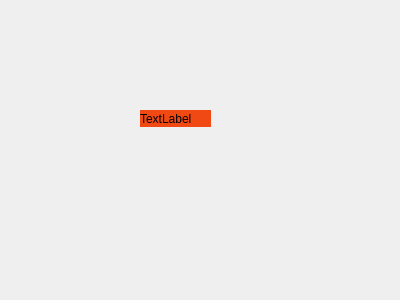
<?xml version="1.0" encoding="UTF-8"?>
<ui version="4.0">
 <class>Dialog</class>
 <widget class="QDialog" name="Dialog">
  <property name="geometry">
   <rect>
    <x>0</x>
    <y>0</y>
    <width>400</width>
    <height>300</height>
   </rect>
  </property>
  <property name="windowTitle">
   <string>Dialog</string>
  </property>
  <widget class="QLabel" name="label">
   <property name="geometry">
    <rect>
     <x>140</x>
     <y>110</y>
     <width>71</width>
     <height>17</height>
    </rect>
   </property>
   <property name="palette">
    <palette>
     <active>
      <colorrole role="WindowText">
       <brush brushstyle="SolidPattern">
        <color alpha="255">
         <red>0</red>
         <green>0</green>
         <blue>0</blue>
        </color>
       </brush>
      </colorrole>
      <colorrole role="Button">
       <brush brushstyle="SolidPattern">
        <color alpha="255">
         <red>241</red>
         <green>73</green>
         <blue>20</blue>
        </color>
       </brush>
      </colorrole>
      <colorrole role="Light">
       <brush brushstyle="SolidPattern">
        <color alpha="255">
         <red>255</red>
         <green>158</green>
         <blue>128</blue>
        </color>
       </brush>
      </colorrole>
      <colorrole role="Midlight">
       <brush brushstyle="SolidPattern">
        <color alpha="255">
         <red>248</red>
         <green>115</green>
         <blue>74</blue>
        </color>
       </brush>
      </colorrole>
      <colorrole role="Dark">
       <brush brushstyle="SolidPattern">
        <color alpha="255">
         <red>120</red>
         <green>36</green>
         <blue>10</blue>
        </color>
       </brush>
      </colorrole>
      <colorrole role="Mid">
       <brush brushstyle="SolidPattern">
        <color alpha="255">
         <red>161</red>
         <green>48</green>
         <blue>13</blue>
        </color>
       </brush>
      </colorrole>
      <colorrole role="Text">
       <brush brushstyle="SolidPattern">
        <color alpha="255">
         <red>0</red>
         <green>0</green>
         <blue>0</blue>
        </color>
       </brush>
      </colorrole>
      <colorrole role="BrightText">
       <brush brushstyle="SolidPattern">
        <color alpha="255">
         <red>255</red>
         <green>255</green>
         <blue>255</blue>
        </color>
       </brush>
      </colorrole>
      <colorrole role="ButtonText">
       <brush brushstyle="SolidPattern">
        <color alpha="255">
         <red>0</red>
         <green>0</green>
         <blue>0</blue>
        </color>
       </brush>
      </colorrole>
      <colorrole role="Base">
       <brush brushstyle="SolidPattern">
        <color alpha="255">
         <red>255</red>
         <green>255</green>
         <blue>255</blue>
        </color>
       </brush>
      </colorrole>
      <colorrole role="Window">
       <brush brushstyle="SolidPattern">
        <color alpha="255">
         <red>241</red>
         <green>73</green>
         <blue>20</blue>
        </color>
       </brush>
      </colorrole>
      <colorrole role="Shadow">
       <brush brushstyle="SolidPattern">
        <color alpha="255">
         <red>0</red>
         <green>0</green>
         <blue>0</blue>
        </color>
       </brush>
      </colorrole>
      <colorrole role="AlternateBase">
       <brush brushstyle="SolidPattern">
        <color alpha="255">
         <red>248</red>
         <green>164</green>
         <blue>137</blue>
        </color>
       </brush>
      </colorrole>
      <colorrole role="ToolTipBase">
       <brush brushstyle="SolidPattern">
        <color alpha="255">
         <red>255</red>
         <green>255</green>
         <blue>220</blue>
        </color>
       </brush>
      </colorrole>
      <colorrole role="ToolTipText">
       <brush brushstyle="SolidPattern">
        <color alpha="255">
         <red>0</red>
         <green>0</green>
         <blue>0</blue>
        </color>
       </brush>
      </colorrole>
     </active>
     <inactive>
      <colorrole role="WindowText">
       <brush brushstyle="SolidPattern">
        <color alpha="255">
         <red>0</red>
         <green>0</green>
         <blue>0</blue>
        </color>
       </brush>
      </colorrole>
      <colorrole role="Button">
       <brush brushstyle="SolidPattern">
        <color alpha="255">
         <red>241</red>
         <green>73</green>
         <blue>20</blue>
        </color>
       </brush>
      </colorrole>
      <colorrole role="Light">
       <brush brushstyle="SolidPattern">
        <color alpha="255">
         <red>255</red>
         <green>158</green>
         <blue>128</blue>
        </color>
       </brush>
      </colorrole>
      <colorrole role="Midlight">
       <brush brushstyle="SolidPattern">
        <color alpha="255">
         <red>248</red>
         <green>115</green>
         <blue>74</blue>
        </color>
       </brush>
      </colorrole>
      <colorrole role="Dark">
       <brush brushstyle="SolidPattern">
        <color alpha="255">
         <red>120</red>
         <green>36</green>
         <blue>10</blue>
        </color>
       </brush>
      </colorrole>
      <colorrole role="Mid">
       <brush brushstyle="SolidPattern">
        <color alpha="255">
         <red>161</red>
         <green>48</green>
         <blue>13</blue>
        </color>
       </brush>
      </colorrole>
      <colorrole role="Text">
       <brush brushstyle="SolidPattern">
        <color alpha="255">
         <red>0</red>
         <green>0</green>
         <blue>0</blue>
        </color>
       </brush>
      </colorrole>
      <colorrole role="BrightText">
       <brush brushstyle="SolidPattern">
        <color alpha="255">
         <red>255</red>
         <green>255</green>
         <blue>255</blue>
        </color>
       </brush>
      </colorrole>
      <colorrole role="ButtonText">
       <brush brushstyle="SolidPattern">
        <color alpha="255">
         <red>0</red>
         <green>0</green>
         <blue>0</blue>
        </color>
       </brush>
      </colorrole>
      <colorrole role="Base">
       <brush brushstyle="SolidPattern">
        <color alpha="255">
         <red>255</red>
         <green>255</green>
         <blue>255</blue>
        </color>
       </brush>
      </colorrole>
      <colorrole role="Window">
       <brush brushstyle="SolidPattern">
        <color alpha="255">
         <red>241</red>
         <green>73</green>
         <blue>20</blue>
        </color>
       </brush>
      </colorrole>
      <colorrole role="Shadow">
       <brush brushstyle="SolidPattern">
        <color alpha="255">
         <red>0</red>
         <green>0</green>
         <blue>0</blue>
        </color>
       </brush>
      </colorrole>
      <colorrole role="AlternateBase">
       <brush brushstyle="SolidPattern">
        <color alpha="255">
         <red>248</red>
         <green>164</green>
         <blue>137</blue>
        </color>
       </brush>
      </colorrole>
      <colorrole role="ToolTipBase">
       <brush brushstyle="SolidPattern">
        <color alpha="255">
         <red>255</red>
         <green>255</green>
         <blue>220</blue>
        </color>
       </brush>
      </colorrole>
      <colorrole role="ToolTipText">
       <brush brushstyle="SolidPattern">
        <color alpha="255">
         <red>0</red>
         <green>0</green>
         <blue>0</blue>
        </color>
       </brush>
      </colorrole>
     </inactive>
     <disabled>
      <colorrole role="WindowText">
       <brush brushstyle="SolidPattern">
        <color alpha="255">
         <red>120</red>
         <green>36</green>
         <blue>10</blue>
        </color>
       </brush>
      </colorrole>
      <colorrole role="Button">
       <brush brushstyle="SolidPattern">
        <color alpha="255">
         <red>241</red>
         <green>73</green>
         <blue>20</blue>
        </color>
       </brush>
      </colorrole>
      <colorrole role="Light">
       <brush brushstyle="SolidPattern">
        <color alpha="255">
         <red>255</red>
         <green>158</green>
         <blue>128</blue>
        </color>
       </brush>
      </colorrole>
      <colorrole role="Midlight">
       <brush brushstyle="SolidPattern">
        <color alpha="255">
         <red>248</red>
         <green>115</green>
         <blue>74</blue>
        </color>
       </brush>
      </colorrole>
      <colorrole role="Dark">
       <brush brushstyle="SolidPattern">
        <color alpha="255">
         <red>120</red>
         <green>36</green>
         <blue>10</blue>
        </color>
       </brush>
      </colorrole>
      <colorrole role="Mid">
       <brush brushstyle="SolidPattern">
        <color alpha="255">
         <red>161</red>
         <green>48</green>
         <blue>13</blue>
        </color>
       </brush>
      </colorrole>
      <colorrole role="Text">
       <brush brushstyle="SolidPattern">
        <color alpha="255">
         <red>120</red>
         <green>36</green>
         <blue>10</blue>
        </color>
       </brush>
      </colorrole>
      <colorrole role="BrightText">
       <brush brushstyle="SolidPattern">
        <color alpha="255">
         <red>255</red>
         <green>255</green>
         <blue>255</blue>
        </color>
       </brush>
      </colorrole>
      <colorrole role="ButtonText">
       <brush brushstyle="SolidPattern">
        <color alpha="255">
         <red>120</red>
         <green>36</green>
         <blue>10</blue>
        </color>
       </brush>
      </colorrole>
      <colorrole role="Base">
       <brush brushstyle="SolidPattern">
        <color alpha="255">
         <red>241</red>
         <green>73</green>
         <blue>20</blue>
        </color>
       </brush>
      </colorrole>
      <colorrole role="Window">
       <brush brushstyle="SolidPattern">
        <color alpha="255">
         <red>241</red>
         <green>73</green>
         <blue>20</blue>
        </color>
       </brush>
      </colorrole>
      <colorrole role="Shadow">
       <brush brushstyle="SolidPattern">
        <color alpha="255">
         <red>0</red>
         <green>0</green>
         <blue>0</blue>
        </color>
       </brush>
      </colorrole>
      <colorrole role="AlternateBase">
       <brush brushstyle="SolidPattern">
        <color alpha="255">
         <red>241</red>
         <green>73</green>
         <blue>20</blue>
        </color>
       </brush>
      </colorrole>
      <colorrole role="ToolTipBase">
       <brush brushstyle="SolidPattern">
        <color alpha="255">
         <red>255</red>
         <green>255</green>
         <blue>220</blue>
        </color>
       </brush>
      </colorrole>
      <colorrole role="ToolTipText">
       <brush brushstyle="SolidPattern">
        <color alpha="255">
         <red>0</red>
         <green>0</green>
         <blue>0</blue>
        </color>
       </brush>
      </colorrole>
     </disabled>
    </palette>
   </property>
   <property name="autoFillBackground">
    <bool>true</bool>
   </property>
   <property name="text">
    <string>TextLabel</string>
   </property>
  </widget>
 </widget>
 <layoutdefault spacing="6" margin="11"/>
 <resources/>
 <connections/>
</ui>
